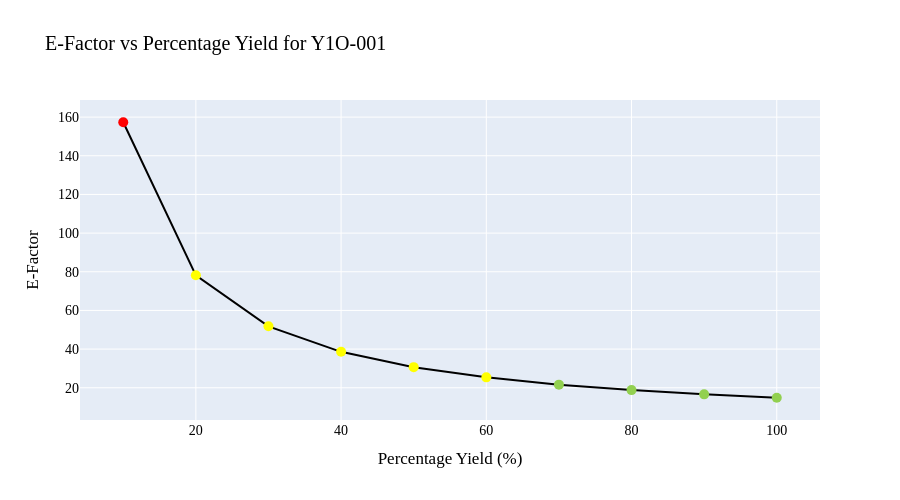

Write notebook code for a chart like this one.
### Code cell
#plots the e-factor line graph for reaction 1
plot_single_reaction(df_e_factor_values, "Y1O-001")

### Figure 1 — Plotly figure (JSON) as saved in the notebook; plotly's stock layout.template omitted (floating-point values rounded to 4 significant figures)
{"data": [{"hovertemplate": "Percentage Yield (%)=%{x}<br>E‑Factor=%{y}<extra></extra>", "legendgroup": "", "line": {"color": "black", "dash": "solid"}, "marker": {"color": ["#FF0000", "#FFFF00", "#FFFF00", "#FFFF00", "#FFFF00", "#FFFF00", "#92D050", "#92D050", "#92D050", "#92D050"], "size": 10, "symbol": "circle"}, "mode": "lines+markers", "name": "", "orientation": "v", "showlegend": false, "type": "scatter", "x": [10, 20, 30, 40, 50, 60, 70, 80, 90, 100], "xaxis": "x", "y": [157.3, 78.17, 51.78, 38.59, 30.67, 25.39, 21.62, 18.79, 16.59, 14.83], "yaxis": "y"}], "layout": {"font": {"color": "black", "family": "Calibri", "size": 14}, "height": 500, "legend": {"tracegroupgap": 0}, "title": {"text": "E‑Factor vs Percentage Yield for Y1O-001"}, "xaxis": {"anchor": "y", "domain": [0, 1], "nticks": 10, "title": {"text": "Percentage Yield (%)"}}, "yaxis": {"anchor": "x", "domain": [0, 1], "nticks": 10, "title": {"text": "E‑Factor"}}}}
